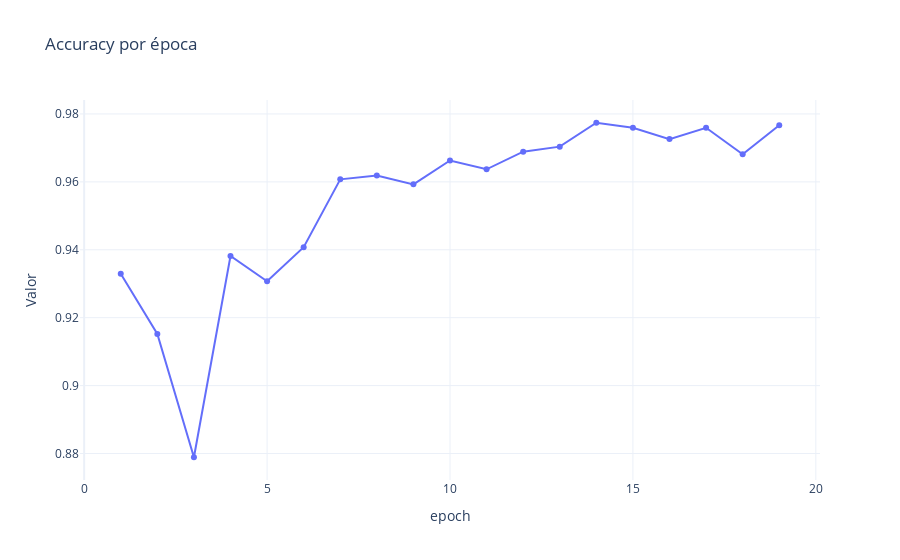

Notebook cell for this chart:
### Code cell
# Filtramos solo las filas que tienen datos útiles
filtered_history = history.copy()
filtered_history = filtered_history[filtered_history["epoch"].notna()]

# Plot de accuracy
if "metrics/accuracy_top1" in filtered_history.columns:
    plot_metric(
        filtered_history[filtered_history["metrics/accuracy_top1"].notna()],
        x_col="epoch",
        y_cols=["metrics/accuracy_top1"],
        y_labels=["Accuracy de evaluación"],
        title="Accuracy por época",
        filename=CHECKPOINT.replace("/", "-").replace(".pt", "") + "_accuracy_plot",
        dirpath=FIGURES_DIR / MODEL_NAME,
    )

### Figure 1 — Plotly figure (JSON) as saved in the notebook; plotly's stock layout.template omitted (floating-point values rounded to 4 significant figures)
{"data": [{"mode": "lines+markers", "name": "Accuracy de evaluación", "type": "scatter", "x": [1, 2, 3, 4, 5, 6, 7, 8, 9, 10, 11, 12, 13, 14, 15, 16, 17, 18, 19], "y": [0.933, 0.9152, 0.8789, 0.9382, 0.9307, 0.9407, 0.9607, 0.9618, 0.9593, 0.9663, 0.9637, 0.9689, 0.9704, 0.9774, 0.9759, 0.9726, 0.9759, 0.9681, 0.9767]}], "layout": {"legend": {"title": {"text": "Métrica"}}, "title": {"text": "Accuracy por época"}, "xaxis": {"title": {"text": "epoch"}}, "yaxis": {"title": {"text": "Valor"}}}}
